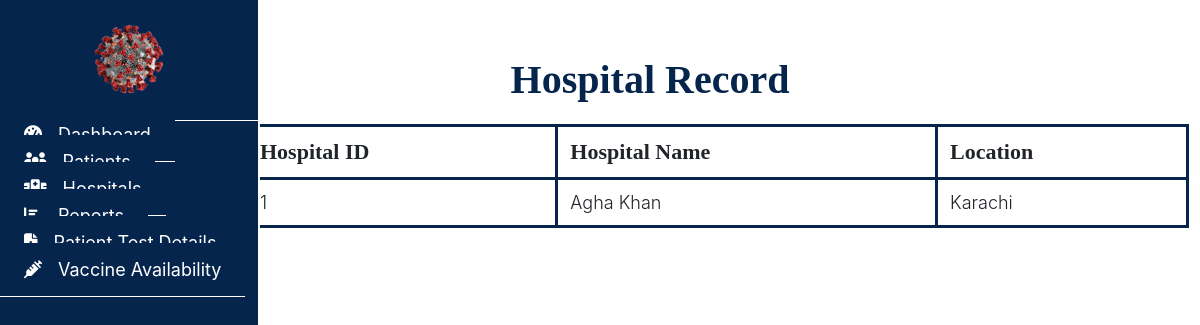
/admin/hospitaldetails.php (signed in), run on an earlier commit of the app's database.
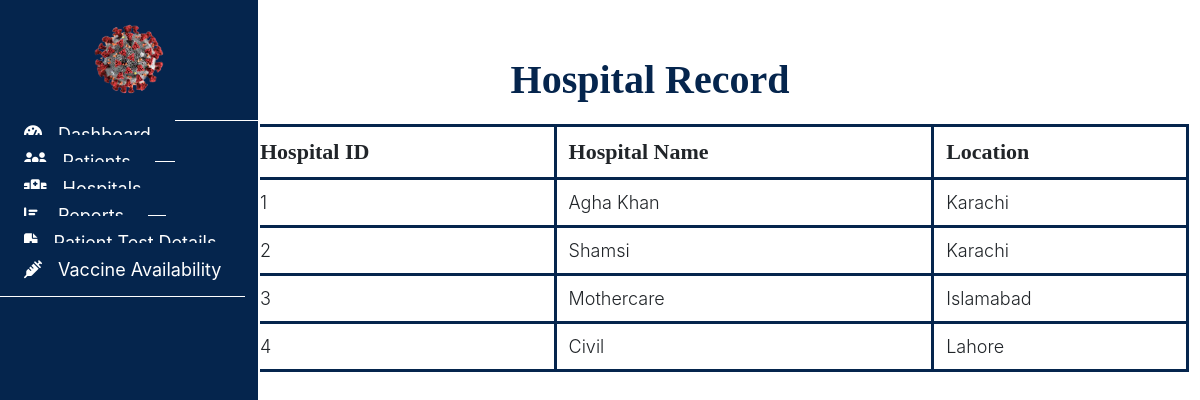
And on a later commit of the database.
### tables this page shows
CREATE TABLE `hospital` (
  `hospital_id` int(11) NOT NULL,
  `hospital_name` varchar(255) DEFAULT NULL,
  `location` varchar(255) DEFAULT NULL,
  `password` varchar(255) DEFAULT NULL,
  `approval_status` enum('Pending','Approved','Rejected') DEFAULT 'Pending'
);

### admin/hospitaldetails.php (the view, shortened to what this page needs)
<?php
include("../connection.php");
?>
<html lang="en">
<head>
  <link rel="stylesheet" href="../assets/css/admin.css">
  <link rel="stylesheet" href="https://cdn.usebootstrap.com/bootstrap/3.3.7/css/bootstrap.min.css">
  <link rel="stylesheet"
    href="https://cdnjs.cloudflare.com/ajax/libs/material-design-iconic-font/2.2.0/css/material-design-iconic-font.min.css">
  <link rel="stylesheet" href="https://cdnjs.cloudflare.com/ajax/libs/font-awesome/6.4.0/css/all.min.css">
</head>
<body>
  <div id="sidebar">
    <header>
      <a href="#"><img src="../assets/images/covidlogo.png" alt="logo" style="width:120px ; height:120px;padding: 20px;"></a>
    </header>
    <ul class="nav">
      <li>
        <a href="admin.php">
          <i class="fas fa-tachometer-alt"></i>Dashboard
        </a>
      </li>
      <li>
        <a href="patientrecord.php">
          <i class="fas fa-users"></i>Patients
        </a>
      </li>
      <li>
        <a href="hospitaldetails.php">
          <i class="fas fa-hospital"></i>Hospitals
        </a>
      </li>
      <li>
        <a href="crdetails.php">
          <i class="fas fa-chart-bar"></i>Reports
        </a>
      </li>
      <li>
        <a href="testdetails.php">
          <i class="fas fa-file-medical"></i>Patient Test Details
        </a>
      </li>
      <li>
        <a href="vaccine.php">
          <i class="fas fa-syringe"></i>Vaccine Availability
        </a>
      </li>
    </ul>
  </div>
  <nav class="navbar">
    <div class="container-fluid">
      <ul class="nav navbar-nav navbar-right">
        <li class="dropdown">
          <a href="#" class="dropdown-toggle" data-toggle="dropdown">
          </a>
        </li>
      </ul>
    </div>
  </nav>
  <div class="container-fluid" id="all-products">
    <h1 class="text-center">Hospital Record</h1>
    <div class="container">
      <table class="table">
        <thead>
          <tr>
            <th>Hospital ID</th>
            <th>Hospital Name</th>
            <th>Location</th>
          </tr>
        </thead>
        <tbody>
          <?php
          $query = "SELECT * FROM hospital";
          $result = mysqli_query($con, $query);
          foreach ($result as $row) {
            echo "<tr>";
            echo "<td>{$row['hospital_id']}</td>";
            echo "<td>{$row['hospital_name']}</td>";
            echo "<td>{$row['location']}</td>";
            echo "</tr>";
          }
          ?>
        </tbody>
      </table>
    </div>
  </div>
</body>
</html>

What changed in the data, as far as the page shows it:
added hospital: hospital_id "2", hospital_name "Shamsi", location "Karachi"
added hospital: hospital_id "3", hospital_name "Mothercare", location "Islamabad"
added hospital: hospital_id "4", hospital_name "Civil", location "Lahore"
